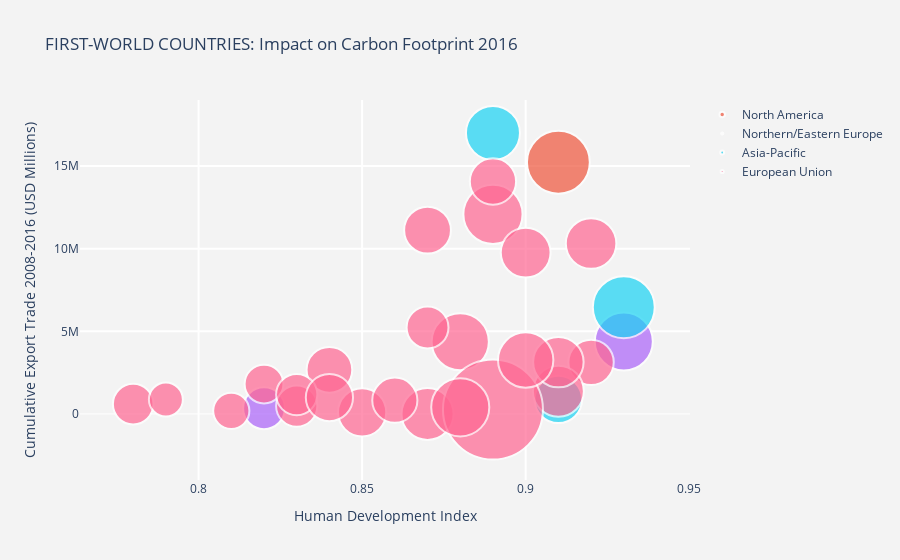

Notebook code cell kept with this figure:
### Code cell
import chart_studio.plotly as py
import plotly.graph_objs as go
from plotly.offline import init_notebook_mode, iplot
init_notebook_mode(connected=True)
import pandas as pd
import math

df_2007 = FIRST_WORLD
df_2007['HDI'].fillna(0, inplace=True)
df_2007['ExpTrade_Mill'].fillna(0, inplace=True)
df_2007['Total Ecological Footprint'].fillna(0, inplace=True)
df_2007['GDP per Capita'].fillna(0, inplace=True)
df_2007["Population (millions)"].fillna(0, inplace=True)
df_2007["Carbon Footprint"].fillna(0, inplace=True)

#slope = 2.666051223553066e-05
hover_text = []
bubble_size = []

for index, row in df_2007.iterrows(): # each row of the df_2007 will be referenced
    hover_text.append(('Country: {country}<br>'+
                      'Total Ecological Footprint: {EcoFoot}<br>'+
                      'GDP per capita: {gdp}<br>'+
                      'Population (Millions): {pop}<br>'+
                      'Year: {year}').format(country=row['Country'],
                                            EcoFoot=row['Total Ecological Footprint'],
                                            gdp=row['GDP per Capita'],
                                            pop=row["Population (millions)"],
                                            year='2016'))
    #bubble_size.append(math.sqrt(row["Population (millions)"]*slope))
    bubble_size.append(row["Carbon Footprint"])

df_2007['text'] = hover_text
df_2007['size'] = bubble_size
sizeref = 2.*max(df_2007['size'])/(100**2)

trace0 = go.Scatter(
    x=df_2007['HDI'][df_2007['Region'] == 'Africa'],
    y=df_2007['ExpTrade_Mill'][df_2007['Region'] == 'Africa'],
    mode='markers',
    name='Africa',
    text=df_2007['text'][df_2007['Region'] == 'Africa'],
    marker=dict(
        symbol='circle',
        sizemode='area',
        sizeref=sizeref,
        size=df_2007['size'][df_2007['Region'] == 'Africa'],
        line=dict(
            width=2
        ),
    )
)
trace1 = go.Scatter(
    x=df_2007['HDI'][df_2007['Region'] == 'North America'],
    y=df_2007['ExpTrade_Mill'][df_2007['Region'] == 'North America'],
    mode='markers',
    name='North America',
    text=df_2007['text'][df_2007['Region'] == 'North America'],
    marker=dict(
        sizemode='area',
        sizeref=sizeref,
        size=df_2007['size'][df_2007['Region'] == 'North America'],
        line=dict(
            width=2
        ),
    )
)
trace2 = go.Scatter(
    x=df_2007['HDI'][df_2007['Region'] == 'Middle East/Central Asia'],
    y=df_2007['ExpTrade_Mill'][df_2007['Region'] == 'Middle East/Central Asia'],
    mode='markers',
    name='Middle East/Central Asia',
    text=df_2007['text'][df_2007['Region'] == 'Middle East/Central Asia'],
    marker=dict(
        sizemode='area',
        sizeref=sizeref,
        size=df_2007['size'][df_2007['Region'] == 'Middle East/Central Asia'],
        line=dict(
            width=2
        ),
    )
)
trace3 = go.Scatter(
    x=df_2007['HDI'][df_2007['Region'] == 'Northern/Eastern Europe'],
    y=df_2007['ExpTrade_Mill'][df_2007['Region'] == 'Northern/Eastern Europe'],
    mode='markers',
    name='Northern/Eastern Europe',
    text=df_2007['text'][df_2007['Region'] == 'Northern/Eastern Europe'],
    marker=dict(
        sizemode='area',
        sizeref=sizeref,
        size=df_2007['size'][df_2007['Region'] == 'Northern/Eastern Europe'],
        line=dict(
            width=2
        ),
    )
)
trace4 = go.Scatter(
    x=df_2007['HDI'][df_2007['Region'] == 'Latin America'],
    y=df_2007['ExpTrade_Mill'][df_2007['Region'] == 'Latin America'],
    mode='markers',
    name='Latin America',
    text=df_2007['text'][df_2007['Region'] == 'Latin America'],
    marker=dict(
        sizemode='area',
        sizeref=sizeref,
        size=df_2007['size'][df_2007['Region'] == 'Latin America'],
        line=dict(
            width=2
        ),
    )
)

trace5 = go.Scatter(
    x=df_2007['HDI'][df_2007['Region'] == 'Asia-Pacific'],
    y=df_2007['ExpTrade_Mill'][df_2007['Region'] == 'Asia-Pacific'],
    mode='markers',
    name='Asia-Pacific',
    text=df_2007['text'][df_2007['Region'] == 'Asia-Pacific'],
    marker=dict(
        sizemode='area',
        sizeref=sizeref,
        size=df_2007['size'][df_2007['Region'] == 'Asia-Pacific'],
        line=dict(
            width=2
        ),
    )
)

trace6 = go.Scatter(
     x=df_2007['HDI'][df_2007['Region'] == 'European Union'],
    y=df_2007['ExpTrade_Mill'][df_2007['Region'] == 'European Union'],
    mode='markers',
    name='European Union',
    text=df_2007['text'][df_2007['Region'] == 'European Union'],
    marker=dict(
        sizemode='area',
        sizeref=sizeref,
        size=df_2007['size'][df_2007['Region'] == 'European Union'],
        line=dict(
            width=2
        ),
    )
)
                      
trace7 = go.Scatter(
    x=df_2007['HDI'][df_2007['Region'] == 'nan'],
    y=df_2007['ExpTrade_Mill'][df_2007['Region'] == 'nan'],
    mode='markers',
    name='nan',
    text=df_2007['text'][df_2007['Region'] == 'nan'],
    marker=dict(
        sizemode='area',
        sizeref=sizeref,
        size=df_2007['size'][df_2007['Region'] == 'nan'],
        line=dict(
            width=2
        ),
    )
)
                      
data = [trace0, trace1, trace2, trace3, trace4, trace5, trace6, trace7]
layout = go.Layout(
    title='FIRST-WORLD COUNTRIES: Impact on Carbon Footprint 2016',
    xaxis=dict(
        title='Human Development Index',
        gridcolor='rgb(255, 255, 255)',
        #range=[0, 1],
        #type='log',
        zerolinewidth=1,
        ticklen=5,
        gridwidth=2,
    ),
    yaxis=dict(
        title='Cumulative Export Trade 2008-2016 (USD Millions)',
        gridcolor='rgb(255, 255, 255)',
        range=[-4000000, 19000000],
        zerolinewidth=1,
        ticklen=5,
        gridwidth=2,
    ),
    paper_bgcolor='rgb(243, 243, 243)',
    plot_bgcolor='rgb(243, 243, 243)',
)

fig = go.Figure(data=data, layout=layout)
iplot(fig)

### Figure 1 — Plotly figure (JSON) as saved in the notebook; plotly's stock layout.template omitted (floating-point values rounded to 4 significant figures)
{"data": [{"marker": {"line": {"width": 2}, "size": [], "sizemode": "area", "sizeref": 0.00253, "symbol": "circle"}, "mode": "markers", "name": "Africa", "text": [], "type": "scatter", "x": [], "y": []}, {"marker": {"line": {"width": 2}, "size": [5, 5.9], "sizemode": "area", "sizeref": 0.00253}, "mode": "markers", "name": "North America", "text": ["Country: Canada<br>Total Ecological Footprint: 8.17<br>GDP per capita: $52,145.40<br>Population (Millions): 34.84<br>Year: 2016", "Country: USA<br>Total Ecological Footprint: 8.22<br>GDP per capita: $49,725.00<br>Population (Millions): 317.5<br>Year: 2016"], "type": "scatter", "x": [0.91, 0.91], "y": [15230000.0, 31700000.0]}, {"marker": {"line": {"width": 2}, "size": [], "sizemode": "area", "sizeref": 0.00253}, "mode": "markers", "name": "Middle East/Central Asia", "text": [], "type": "scatter", "x": [], "y": []}, {"marker": {"line": {"width": 2}, "size": [2.21, 0, 4.26], "sizemode": "area", "sizeref": 0.00253}, "mode": "markers", "name": "Northern/Eastern Europe", "text": ["Country: Croatia<br>Total Ecological Footprint: 3.92<br>GDP per capita: $14,522.80<br>Population (Millions): 4.31<br>Year: 2016", "Country: Norway<br>Total Ecological Footprint: 4.98<br>GDP per capita: $100,172.00<br>Population (Millions): 4.99<br>Year: 2016", "Country: Switzerland<br>Total Ecological Footprint: 5.79<br>GDP per capita: $88,506.20<br>Population (Millions): 8.0<br>Year: 2016"], "type": "scatter", "x": [0.82, 0.94, 0.93], "y": [342300.0, 2429000.0, 4381000.0]}, {"marker": {"line": {"width": 2}, "size": [], "sizemode": "area", "sizeref": 0.00253}, "mode": "markers", "name": "Latin America", "text": [], "type": "scatter", "x": [], "y": []}, {"marker": {"line": {"width": 2}, "size": [4.85, 3.69, 2.84], "sizemode": "area", "sizeref": 0.00253}, "mode": "markers", "name": "Asia-Pacific", "text": ["Country: Australia<br>Total Ecological Footprint: 9.31<br>GDP per capita: $66,604.20<br>Population (Millions): 23.05<br>Year: 2016", "Country: Japan<br>Total Ecological Footprint: 5.02<br>GDP per capita: $46,201.60<br>Population (Millions): 127.25<br>Year: 2016", "Country: New Zealand<br>Total Ecological Footprint: 5.6<br>GDP per capita: $37,488.30<br>Population (Millions): 4.46<br>Year: 2016"], "type": "scatter", "x": [0.93, 0.89, 0.91], "y": [6457000.0, 17000000.0, 877000.0]}, {"marker": {"line": {"width": 2}, "size": [4.14, 4.43, 2.08, 2.94, 3.42, 2.6, 0, 2.71, 3.28, 3.28, 2.58, 1.9, 3.22, 2.77, 1.66, 2.15, 12.65, 3.23, 2.64, 2.15, 1.46, 2.82, 4.27, 2.22, 3.88, 3.14], "sizemode": "area", "sizeref": 0.00253}, "mode": "markers", "name": "European Union", "text": ["Country: Austria<br>Total Ecological Footprint: 6.06<br>GDP per capita: $51,274.10<br>Population (Millions): 8.46<br>Year: 2016", "Country: Belgium<br>Total Ecological Footprint: 7.44<br>GDP per capita: $48,053.30<br>Population (Millions): 11.06<br>Year: 2016", "Country: Bulgaria<br>Total Ecological Footprint: 3.32<br>GDP per capita: $7,615.28<br>Population (Millions): 7.28<br>Year: 2016", "Country: Cyprus<br>Total Ecological Footprint: 4.21<br>GDP per capita: $31,454.70<br>Population (Millions): 1.13<br>Year: 2016", "Country: Czech Republic<br>Total Ecological Footprint: 5.19<br>GDP per capita: $21,676.30<br>Population (Millions): 10.66<br>Year: 2016", "Country: Denmark<br>Total Ecological Footprint: 5.51<br>GDP per capita: $61,413.60<br>Population (Millions): 5.6<br>Year: 2016", "Country: Estonia<br>Total Ecological Footprint: 6.86<br>GDP per capita: $17,304.40<br>Population (Millions): 1.29<br>Year: 2016", "Country: France<br>Total Ecological Footprint: 5.14<br>GDP per capita: $45,430.30<br>Population (Millions): 63.98<br>Year: 2016", "Country: Germany<br>Total Ecological Footprint: 5.3<br>GDP per capita: $46,822.40<br>Population (Millions): 82.8<br>Year: 2016", "Country: Germany<br>Total Ecological Footprint: 5.3<br>GDP per capita: $46,822.40<br>Population (Millions): 82.8<br>Year: 2016", "Country: Greece<br>Total Ecological Footprint: 4.38<br>GDP per capita: $25,987.40<br>Population (Millions): 11.12<br>Year: 2016", "Country: Hungary<br>Total Ecological Footprint: 2.92<br>GDP per capita: $13,964.20<br>Population (Millions): 9.98<br>Year: 2016", "Country: Ireland<br>Total Ecological Footprint: 5.57<br>GDP per capita: $52,853.60<br>Population (Millions): 4.58<br>Year: 2016", "Country: Italy<br>Total Ecological Footprint: 4.61<br>GDP per capita: $38,412.00<br>Population (Millions): 60.92<br>Year: 2016", "Country: Latvia<br>Total Ecological Footprint: 6.29<br>GDP per capita: $13,732.00<br>Population (Millions): 2.06<br>Year: 2016", "Country: Lithuania<br>Total Ecological Footprint: 5.83<br>GDP per capita: $14,373.70<br>Population (Millions): 3.03<br>Year: 2016", "Country: Luxembourg<br>Total Ecological Footprint: 15.82<br>GDP per capita: $114,665.00<br>Population (Millions): 0.52<br>Year: 2016", "Country: Netherlands<br>Total Ecological Footprint: 5.28<br>GDP per capita: $53,589.90<br>Population (Millions): 16.71<br>Year: 2016", "Country: Poland<br>Total Ecological Footprint: 4.44<br>GDP per capita: $13,769.50<br>Population (Millions): 38.21<br>Year: 2016", "Country: Portugal<br>Total Ecological Footprint: 3.88<br>GDP per capita: $23,217.30<br>Population (Millions): 10.6<br>Year: 2016", "Country: Romania<br>Total Ecological Footprint: 2.71<br>GDP per capita: $9,213.94<br>Population (Millions): 21.76<br>Year: 2016", "Country: Slovakia<br>Total Ecological Footprint: 4.06<br>GDP per capita: $18,103.10<br>Population (Millions): 5.45<br>Year: 2016", "Country: Slovenia<br>Total Ecological Footprint: 5.81<br>GDP per capita: $25,040.50<br>Population (Millions): 2.07<br>Year: 2016", "Country: Spain<br>Total Ecological Footprint: 3.67<br>GDP per capita: $32,008.70<br>Population (Millions): 46.76<br>Year: 2016", "Country: Sweden<br>Total Ecological Footprint: 7.25<br>GDP per capita: $59,381.90<br>Population (Millions): 9.51<br>Year: 2016", "Country: United Kingdom<br>Total Ecological Footprint: 4.94<br>GDP per capita: $40,980.50<br>Population (Millions): 63.03<br>Year: 2016"], "type": "scatter", "x": [0.88, 0.89, 0.78, 0.85, 0.87, 0.92, 0.85, 0.89, 0.91, 0.91, 0.86, 0.82, 0.91, 0.87, 0.81, 0.83, 0.89, 0.92, 0.84, 0.83, 0.79, 0.84, 0.88, 0.87, 0.9, 0.9], "y": [4367000.0, 12080000.0, 592500.0, 94880.0, 0, 3120000.0, 313200.0, 14070000.0, 1373000.0, 30690000.0, 831100.0, 1805000.0, 3135000.0, 11120000.0, 187300.0, 474100.0, 266700.0, 10310000.0, 2670000.0, 1172000.0, 871500.0, 991600.0, 397200.0, 5234000.0, 3263000.0, 9763000.0]}, {"marker": {"line": {"width": 2}, "size": [], "sizemode": "area", "sizeref": 0.00253}, "mode": "markers", "name": "nan", "text": [], "type": "scatter", "x": [], "y": []}], "layout": {"paper_bgcolor": "rgb(243, 243, 243)", "plot_bgcolor": "rgb(243, 243, 243)", "title": {"text": "FIRST-WORLD COUNTRIES: Impact on Carbon Footprint 2016"}, "xaxis": {"gridcolor": "rgb(255, 255, 255)", "gridwidth": 2, "ticklen": 5, "title": {"text": "Human Development Index"}, "zerolinewidth": 1}, "yaxis": {"gridcolor": "rgb(255, 255, 255)", "gridwidth": 2, "range": [-4000000, 19000000], "ticklen": 5, "title": {"text": "Cumulative Export Trade 2008-2016 (USD Millions)"}, "zerolinewidth": 1}}}
